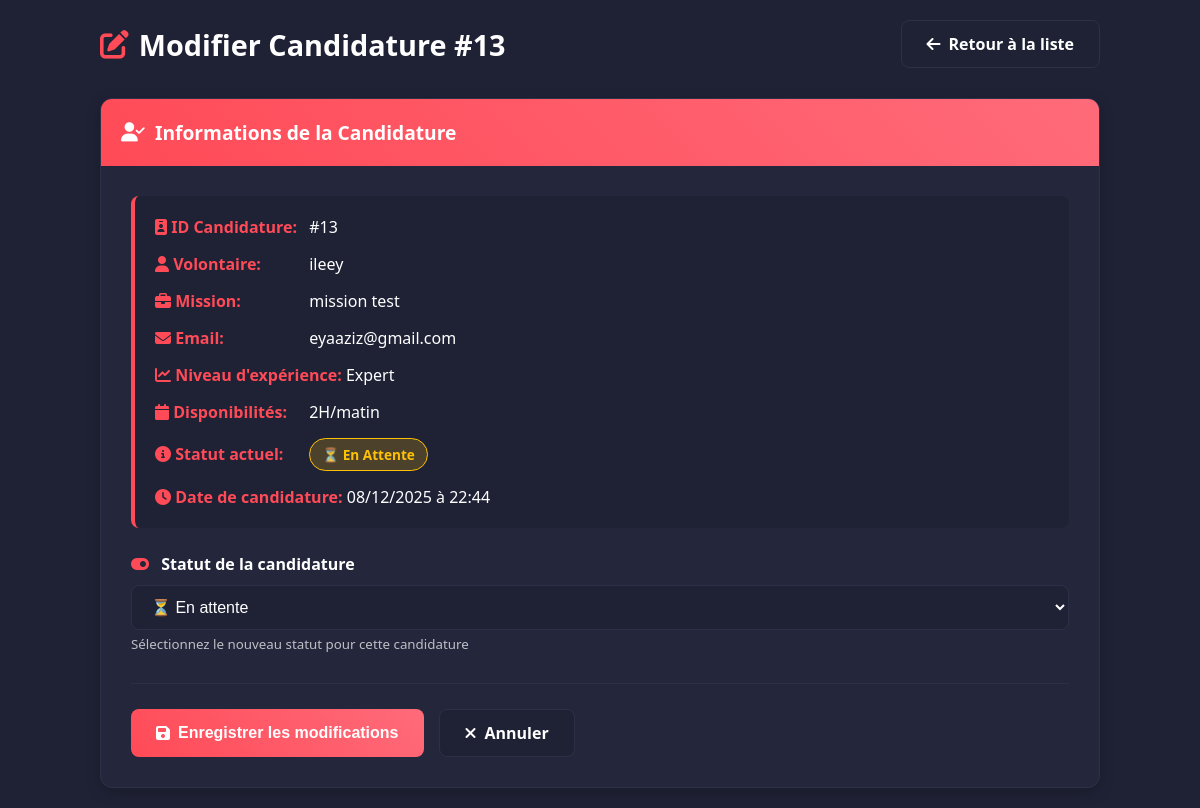
The app's page /view/backoffice/condidature/modifiercondidature.php?id=13, older data.
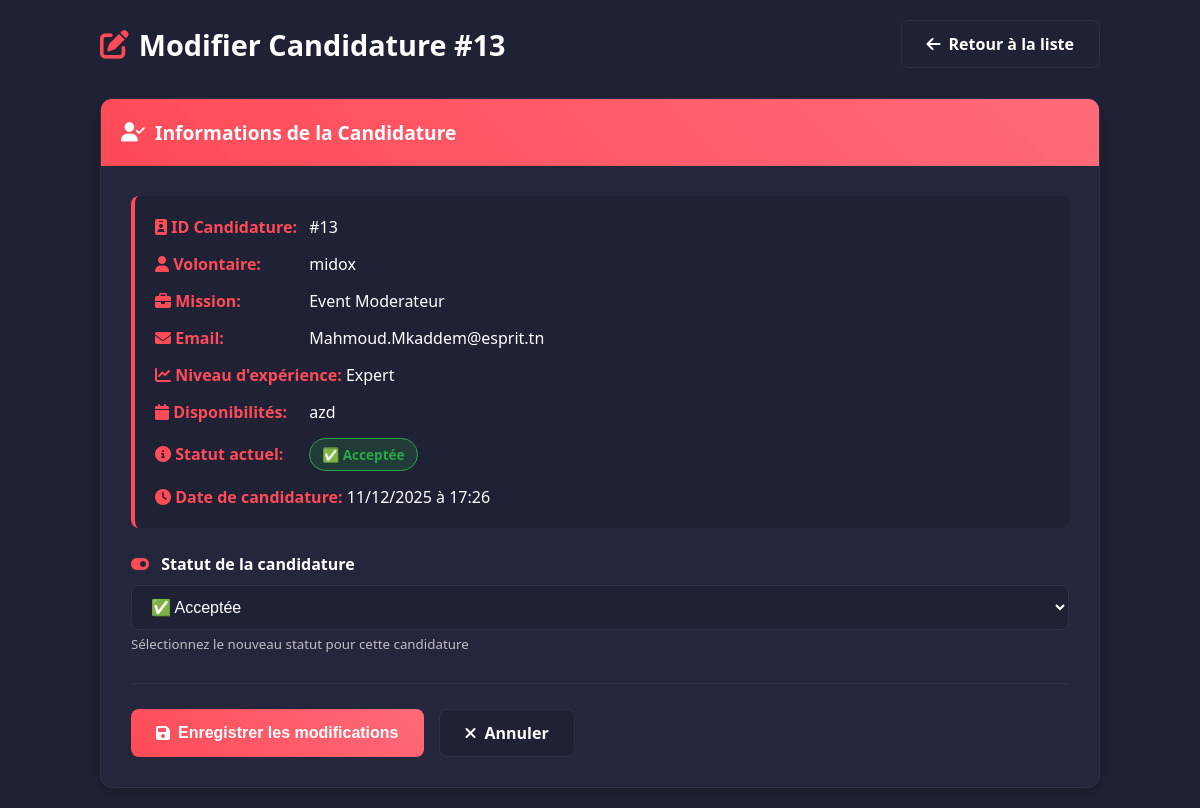
The same page, newer data.
### tables this page shows
CREATE TABLE `candidatures` (
  `id` int(11) NOT NULL,
  `mission_id` int(11) NOT NULL,
  `utilisateur_id` int(11) NOT NULL,
  `pseudo_gaming` varchar(100) NOT NULL,
  `niveau_experience` enum('Debutant','Intermediaire','Avance','Expert') DEFAULT 'Intermediaire',
  `disponibilites` varchar(255) DEFAULT NULL,
  `email` varchar(255) NOT NULL,
  `statut` enum('en_attente','acceptee','rejetee','annulee') DEFAULT 'en_attente',
  `message_candidature` longtext DEFAULT NULL,
  `date_candidature` timestamp NOT NULL DEFAULT current_timestamp(),
  `date_reponse` timestamp NULL DEFAULT NULL,
  `vu` tinyint(1) NOT NULL DEFAULT 0
);

CREATE TABLE `missions` (
  `id` int(11) NOT NULL,
  `titre` varchar(255) NOT NULL,
  `jeu` varchar(100) NOT NULL,
  `theme` varchar(100) DEFAULT NULL,
  `niveau_difficulte` enum('Facile','Moyen','Difficile','Expert') DEFAULT 'Moyen',
  `description` longtext DEFAULT NULL,
  `competences_requises` varchar(500) DEFAULT NULL,
  `salaire_propose` decimal(10,2) DEFAULT NULL,
  `duree_estimee` varchar(100) DEFAULT NULL,
  `nombre_places` int(11) DEFAULT 1,
  `date_creation` timestamp NOT NULL DEFAULT current_timestamp(),
  `date_debut` date DEFAULT NULL,
  `date_fin` date DEFAULT NULL,
  `statut` enum('Ouverte','En cours','Fermee','Annulee') DEFAULT 'Ouverte',
  `createur_id` int(11) NOT NULL,
  `partenaire_id` int(11) DEFAULT NULL
);

### controller/condidaturecontroller.php (called while the page is built, shortened)
<?php
class condidaturecontroller
{
    public function getCandidatureById($id)
    {
        $sql = "SELECT c.*, m.titre AS mission_titre
                FROM candidatures c
                JOIN missions m ON m.id = c.mission_id
                WHERE c.id = :id";
        $db = config::getConnexion();
        $query = $db->prepare($sql);
        $query->execute([':id' => $id]);
        return $query->fetch(PDO::FETCH_ASSOC);
    }
}
?>

### view/backoffice/condidature/modifiercondidature.php (the view, shortened to what the changed rows need)
<?php
require_once str_replace('\\', '/', __DIR__) . '/../../../controller/condidaturecontroller.php';
$condC = new condidaturecontroller();
$id = $_GET['id'] ?? null;
$c = $condC->getCandidatureById($id);
?>
<!DOCTYPE html>
<html lang="fr">
<head>
    <link rel="stylesheet" href="../assets/css/custom-backoffice.css">
    <link rel="stylesheet" href="https://cdnjs.cloudflare.com/ajax/libs/font-awesome/6.5.0/css/all.min.css">
</head>
<body>
    <div class="container">
        <div class="page-header">
            <h2 class="section-title">
                <i class="fas fa-edit"></i> Modifier Candidature #<?= htmlspecialchars($c['id']) ?>
            </h2>
            <a href="listecondidature.php" class="btn btn-secondary">
                <i class="fas fa-arrow-left"></i> Retour à la liste
            </a>
        </div>
        <div class="card">
            <div class="card-body">
                <div class="info-section">
                    <div class="info-item">
                        <strong><i class="fas fa-id-badge"></i> ID Candidature:</strong>
                        #<?= htmlspecialchars($c['id']) ?>
                    </div>
                    <div class="info-item">
                        <strong><i class="fas fa-user"></i> Volontaire:</strong>
                        <?= htmlspecialchars($c['pseudo_gaming'] ?? 'N/A') ?>
                    </div>
                    <div class="info-item">
                        <strong><i class="fas fa-briefcase"></i> Mission:</strong>
                        <?= htmlspecialchars($c['mission_titre'] ?? 'Mission #' . $c['mission_id']) ?>
                    </div>
                    <div class="info-item">
                        <strong><i class="fas fa-envelope"></i> Email:</strong>
                        <?= htmlspecialchars($c['email'] ?? 'N/A') ?>
                    </div>
                    <div class="info-item">
                        <strong><i class="fas fa-chart-line"></i> Niveau d'expérience:</strong>
                        <?= htmlspecialchars($c['niveau_experience'] ?? 'N/A') ?>
                    </div>
                    <div class="info-item">
                        <strong><i class="fas fa-calendar"></i> Disponibilités:</strong>
                        <?= htmlspecialchars($c['disponibilites'] ?? 'N/A') ?>
                    </div>
                    <div class="info-item">
                        <strong><i class="fas fa-info-circle"></i> Statut actuel:</strong>
                        <span class="badge badge-<?= $c['statut'] ?>">
                            <?php
                            switch($c['statut']) {
                                case 'en_attente':
                                    echo '⏳ En Attente';
                                    break;
                                case 'acceptee':
                                    echo '✅ Acceptée';
                                    break;
                            }
                            ?>
                        </span>
                    </div>
                    <?php if (isset($c['date_candidature'])): ?>
                    <div class="info-item">
                        <strong><i class="fas fa-clock"></i> Date de candidature:</strong>
                        <?= date('d/m/Y à H:i', strtotime($c['date_candidature'])) ?>
                    </div>
                    <?php endif; ?>
                </div>
                <form method="POST" action="">
                    <div class="form-group">
                        <label for="statut">
                            <i class="fas fa-toggle-on"></i> Statut de la candidature
                        </label>
                        <select name="statut" id="statut" class="form-control" required>
                            <option value="en_attente" <?= ($c['statut'] == 'en_attente' || $c['statut'] == 'en attente') ? 'selected' : '' ?>>
                                ⏳ En attente
                            </option>
                            <option value="acceptee" <?= ($c['statut'] == 'acceptee' || $c['statut'] == 'accepte') ? 'selected' : '' ?>>
                                ✅ Acceptée
                            </option>
        </select>
                        <small style="color: var(--text-color); opacity: 0.7; margin-top: 5px; display: block;">
                            Sélectionnez le nouveau statut pour cette candidature
                        </small>
                    </div>
    </form>
</div>
        </div>
    </div>
</body>
</html>

Row changes from the older to the newer data that the page shows:
changed candidatures "Expert": pseudo_gaming "ileey" → "midox"; mission.titre "mission test" → "Event Moderateur"; email "eyaaziz@gmail.com" → "Mahmoud.Mkaddem@esprit.tn"; disponibilites "2H/matin" → "azd"; date_candidature "08/12/2025 à 22:44" → "11/12/2025 à 17:26"; statut "⏳ En attente" → "✅ Acceptée"
Text that changed along with them:
text no longer shown: "⏳ En Attente"
text now shown: "✅ Acceptée"
